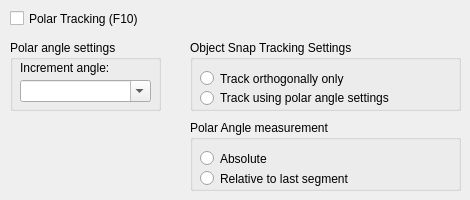
   <widget class="QWidget" name="tab_2">
    <attribute name="title">
     <string>Polar Tracking</string>
    </attribute>
    <widget class="QCheckBox" name="checkBox_PolarPickPoint">
     <property name="geometry">
      <rect>
       <x>10</x>
       <y>10</y>
       <width>171</width>
       <height>17</height>
      </rect>
     </property>
     <property name="toolTip">
      <string>Turns polar tracking on and off (system variable AUTOSNAP).</string>
     </property>
     <property name="text">
      <string>Polar Tracking (F10)</string>
     </property>
    </widget>
    <widget class="QGroupBox" name="groupBox_PolarAngleSettings">
     <property name="geometry">
      <rect>
       <x>10</x>
       <y>40</y>
       <width>151</width>
       <height>71</height>
      </rect>
     </property>
     <property name="title">
      <string>Polar angle settings</string>
     </property>
     <widget class="QLabel" name="label_12">
      <property name="geometry">
       <rect>
        <x>10</x>
        <y>20</y>
        <width>121</width>
        <height>16</height>
       </rect>
      </property>
      <property name="text">
       <string>Increment angle:</string>
      </property>
     </widget>
     <widget class="QComboBox" name="comboBox_increment_angle">
      <property name="geometry">
       <rect>
        <x>10</x>
        <y>40</y>
        <width>131</width>
        <height>22</height>
       </rect>
      </property>
      <property name="editable">
       <bool>true</bool>
      </property>
     </widget>
    </widget>
    <widget class="QGroupBox" name="groupBox_OsnapPolarOrtho">
     <property name="geometry">
      <rect>
       <x>190</x>
       <y>40</y>
       <width>271</width>
       <height>71</height>
      </rect>
     </property>
     <property name="title">
      <string>Object Snap Tracking Settings</string>
     </property>
     <widget class="QRadioButton" name="radioButton_OsnapOrtho">
      <property name="geometry">
       <rect>
        <x>10</x>
        <y>30</y>
        <width>251</width>
        <height>17</height>
       </rect>
      </property>
      <property name="toolTip">
       <string>Displays only orthogonal (horizontal/vertical) object snap tracking paths for acquired object snap points when object snap tracking is on (POLARMODE system variable).</string>
      </property>
      <property name="text">
       <string>Track orthogonally only</string>
      </property>
     </widget>
     <widget class="QRadioButton" name="radioButton_OsnapPolarAngle">
      <property name="geometry">
       <rect>
        <x>10</x>
        <y>50</y>
        <width>251</width>
        <height>16</height>
       </rect>
      </property>
      <property name="toolTip">
       <string>Applies polar tracking settings to object snap tracking. When you use object snap tracking, the cursor tracks along polar alignment angles from acquired object snap points (POLARMODE system variable).</string>
      </property>
      <property name="text">
       <string>Track using polar angle settings</string>
      </property>
     </widget>
    </widget>
    <widget class="QGroupBox" name="groupBox_OsnapPolarMeasurement">
     <property name="geometry">
      <rect>
       <x>190</x>
       <y>120</y>
       <width>271</width>
       <height>71</height>
      </rect>
     </property>
     <property name="title">
      <string>Polar Angle measurement</string>
     </property>
     <widget class="QRadioButton" name="radioButton_OsnapPolarAbolute">
      <property name="geometry">
       <rect>
        <x>10</x>
        <y>30</y>
        <width>251</width>
        <height>17</height>
       </rect>
      </property>
      <property name="toolTip">
       <string>Bases polar tracking angles on the current user coordinate system.</string>
      </property>
      <property name="text">
       <string>Absolute</string>
      </property>
     </widget>
     <widget class="QRadioButton" name="radioButton_OsnapPolarRelative">
      <property name="geometry">
       <rect>
        <x>10</x>
        <y>50</y>
        <width>251</width>
        <height>17</height>
       </rect>
      </property>
      <property name="toolTip">
       <string>Bases polar tracking angles on the last segment drawn.</string>
      </property>
      <property name="text">
       <string>Relative to last segment</string>
      </property>
     </widget>
    </widget>
   </widget>
